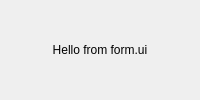
<?xml version="1.0" encoding="UTF-8"?>
<ui version="4.0">
 <class>Form</class>
 <widget class="QWidget" name="Form">
  <property name="windowTitle">
   <string>02 UI Only</string>
  </property>
  <layout class="QVBoxLayout" name="verticalLayout">
   <item>
    <widget class="QLabel" name="label">
     <property name="text">
      <string>Hello from form.ui</string>
     </property>
     <property name="alignment">
      <set>Qt::AlignCenter</set>
     </property>
    </widget>
   </item>
  </layout>
 </widget>
 <resources/>
 <connections/>
</ui>
